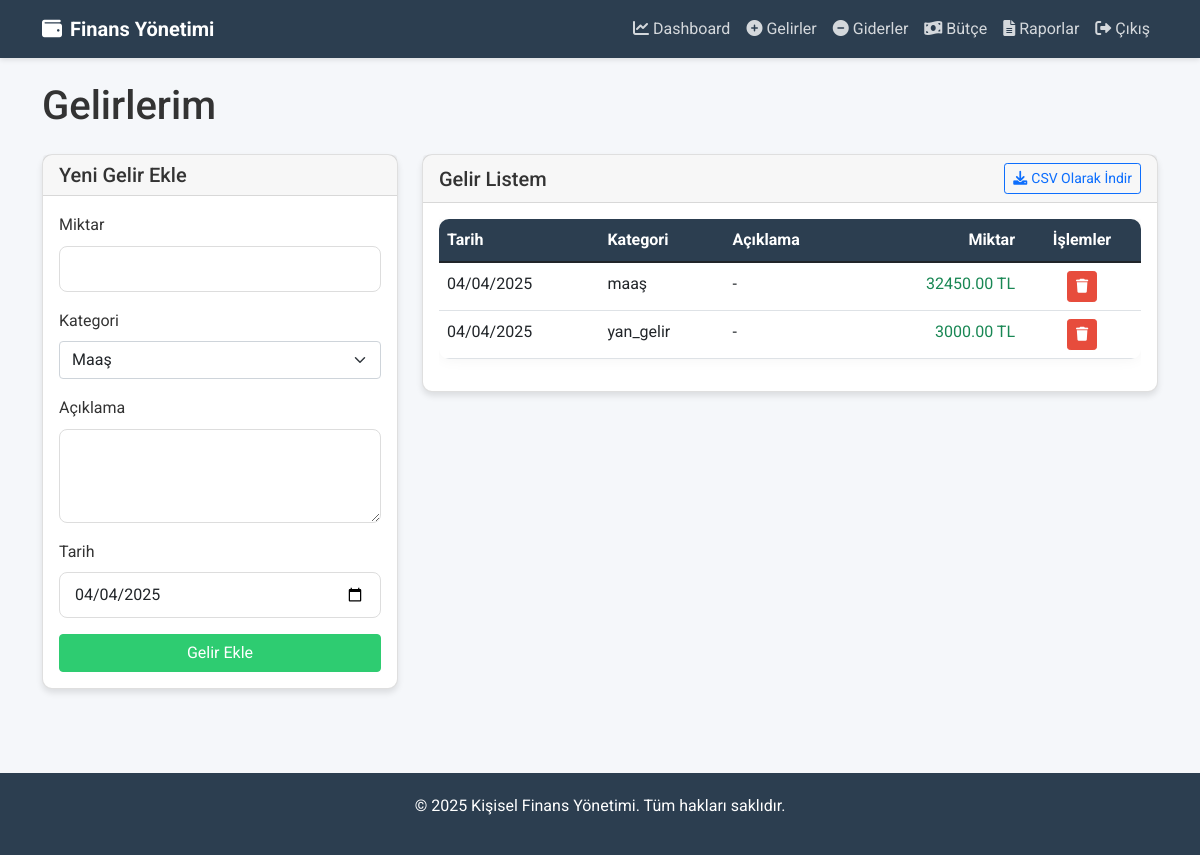
Page /incomes (signed in) on the committed database.
### finance_app/models/models.py (models this page shows, shortened)
class Income(db.Model):
    __tablename__ = 'incomes'
    id = db.Column(db.Integer, primary_key=True)
    amount = db.Column(db.Float, nullable=False)
    description = db.Column(db.String(200))
    category = db.Column(db.String(64), nullable=False)
    date = db.Column(db.Date, nullable=False, default=datetime.utcnow().date())
    created_at = db.Column(db.DateTime, default=datetime.utcnow)
    user_id = db.Column(db.Integer, db.ForeignKey('users.id'), nullable=False)

### finance_app/routes.py (the view, shortened to what this page needs)
@app.route('/incomes', methods=['GET', 'POST'])
@login_required
def incomes():
    form = IncomeForm()
    incomes = Income.query.filter_by(user_id=current_user.id).order_by(Income.date.desc()).all()
    return render_template('incomes.html', form=form, incomes=incomes)

### finance_app/forms.py
class IncomeForm(FlaskForm):
    amount = FloatField('Miktar', validators=[DataRequired()])
    description = TextAreaField('Açıklama')
    category = SelectField('Kategori', choices=[
        ('maaş', 'Maaş'),
        ('yan_gelir', 'Yan Gelir'),
        ('yatırım_geliri', 'Yatırım Geliri'),
        ('hediye', 'Hediye'),
        ('diğer', 'Diğer')
    ], validators=[DataRequired()])
    date = DateField('Tarih', validators=[DataRequired()])
    submit = SubmitField('Gelir Ekle')

### finance_app/__init__.py (called while the page is built)
@login_manager.user_loader
def load_user(user_id):
    return User.query.get(int(user_id))

### run.py (called while the page is built)
@app.context_processor
def inject_now():
    return {'now': datetime.utcnow()}

### finance_app/templates/incomes.html (shortened to what this page needs)
{% extends "base.html" %}
{% block content %}
<div class="row">
    <div class="col-md-12">
        <h1 class="mb-4">Gelirlerim</h1>
    </div>
</div>
<div class="row">
    <div class="col-md-4 mb-4">
        <div class="card">
            <div class="card-header">
                <h5 class="mb-0">Yeni Gelir Ekle</h5>
            </div>
            <div class="card-body">
                <form method="POST" action="{{ url_for('incomes') }}">
                    <div class="mb-3">
                        {{ form.amount.label(class="form-label") }}
                        {% if form.amount.errors %}
                            {{ form.amount(class="form-control is-invalid") }}
                            <div class="invalid-feedback">
                                {% for error in form.amount.errors %}
                                    {{ error }}
                                {% endfor %}
                            </div>
                        {% else %}
                            {{ form.amount(class="form-control") }}
                        {% endif %}
                    </div>
                    <div class="mb-3">
                        {{ form.category.label(class="form-label") }}
                        {% if form.category.errors %}
                            {{ form.category(class="form-select is-invalid") }}
                            <div class="invalid-feedback">
                                {% for error in form.category.errors %}
                                    {{ error }}
                                {% endfor %}
                            </div>
                        {% else %}
                            {{ form.category(class="form-select") }}
                        {% endif %}
                    </div>
                    <div class="mb-3">
                        {{ form.description.label(class="form-label") }}
                        {% if form.description.errors %}
                            {{ form.description(class="form-control is-invalid") }}
                            <div class="invalid-feedback">
                                {% for error in form.description.errors %}
                                    {{ error }}
                                {% endfor %}
                            </div>
                        {% else %}
                            {{ form.description(class="form-control", rows=3) }}
                        {% endif %}
                    </div>
                    <div class="mb-3">
                        {{ form.date.label(class="form-label") }}
                        {% if form.date.errors %}
                            {{ form.date(class="form-control is-invalid", type="date") }}
                            <div class="invalid-feedback">
                                {% for error in form.date.errors %}
                                    {{ error }}
                                {% endfor %}
                            </div>
                        {% else %}
                            {{ form.date(class="form-control", type="date") }}
                        {% endif %}
                    </div>
                    <div class="d-grid gap-2">
                        {{ form.submit(class="btn btn-success") }}
                    </div>
                </form>
            </div>
        </div>
    </div>
    <div class="col-md-8">
        <div class="card">
            <div class="card-header d-flex justify-content-between align-items-center">
                <h5 class="mb-0">Gelir Listem</h5>
                <a href="{{ url_for('export_data', type='incomes') }}" class="btn btn-sm btn-outline-primary">
                    <i class="fas fa-download me-1"></i>CSV Olarak İndir
                </a>
            </div>
            <div class="card-body">
                {% if incomes %}
                    <div class="table-responsive">
                        <table class="table table-hover">
                            <thead>
                                <tr>
                                    <th>Tarih</th>
                                    <th>Kategori</th>
                                    <th>Açıklama</th>
                                    <th class="text-end">Miktar</th>
                                    <th class="text-center">İşlemler</th>
                                </tr>
                            </thead>
                            <tbody>
                                {% for income in incomes %}
                                    <tr>
                                        <td>{{ income.date.strftime('%d/%m/%Y') }}</td>
                                        <td>{{ income.category }}</td>
                                        <td>{{ income.description or '-' }}</td>
                                        <td class="text-end text-success">{{ "%.2f TL"|format(income.amount) }}</td>
                                        <td class="text-center">
                                            <form action="{{ url_for('delete_income', id=income.id) }}" method="POST" class="d-inline">
                                                <button type="submit" class="btn btn-sm btn-danger delete-btn" data-bs-toggle="tooltip" title="Sil">
                                                    <i class="fas fa-trash"></i>
                                                </button>
                                            </form>
                                        </td>
                                    </tr>
                                {% endfor %}
                            </tbody>
                        </table>
                    </div>
                {% else %}
                    <div class="text-center py-4">
                        <i class="fas fa-exclamation-circle fa-3x text-muted mb-3"></i>
                        <p>Henüz gelir kaydınız bulunmuyor.</p>
                    </div>
                {% endif %}
            </div>
        </div>
    </div>
</div>
{% endblock %}

### finance_app/static/css/main.css (style rules this page uses)
:root { --primary-color: #3498db; --secondary-color: #2ecc71; --dark-color: #2c3e50; --light-color: #ecf0f1; --danger-color: #e74c3c; --warning-color: #f39c12; --info-color: #3498db; --success-color: #2ecc71; }
body { font-family: 'Roboto', sans-serif; background-color: #f5f7fa; color: #333; line-height: 1.6; }
.card { border-radius: 10px; box-shadow: 0 4px 6px rgba(0, 0, 0, 0.1); transition: transform 0.3s, box-shadow 0.3s; margin-bottom: 20px; }
.card-header { font-weight: 600; background-color: rgba(0, 0, 0, 0.03); }
.btn-success { background-color: var(--secondary-color); border-color: var(--secondary-color); }
.btn-danger { background-color: var(--danger-color); border-color: var(--danger-color); }
.table { background-color: white; border-radius: 10px; overflow: hidden; box-shadow: 0 0 15px rgba(0, 0, 0, 0.05); }
.table thead th { background-color: var(--dark-color); color: white; border: none; }
.form-control { border-radius: 8px; border: 1px solid #ddd; padding: 10px 15px; }

### rows in the picture
Income: date "04/04/2025", category "maaş", description "-", amount "32450.00 TL"
Income: date "04/04/2025", category "yan_gelir", description "-", amount "3000.00 TL"
